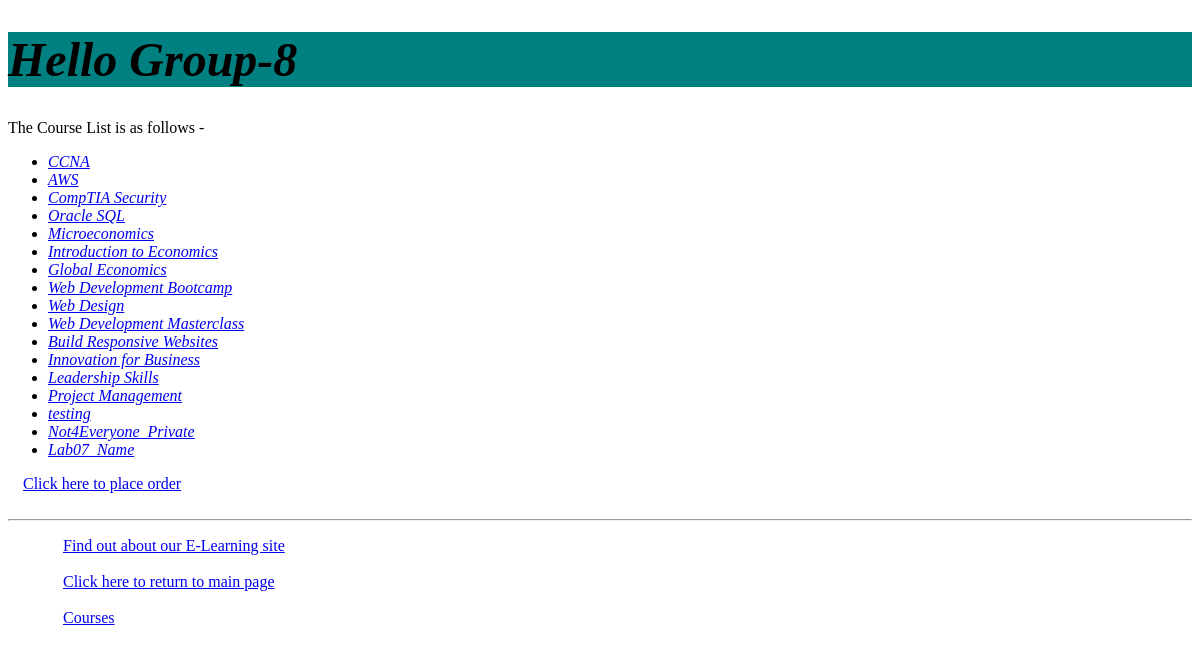
/myapp/courses/, run on the app's committed database.
### myapp/models.py (models this page shows, shortened)
class Course(models.Model):
    topic = models.ForeignKey(Topic, related_name='courses', on_delete=models.CASCADE)
    name = models.CharField(max_length=200)
    price = models.DecimalField(max_digits=10, decimal_places=2)
    for_everyone = models.BooleanField(default=True)
    description = models.TextField(max_length=300, null=True, blank=True)
    interested = models.PositiveIntegerField(default=0)
    stages = models.PositiveIntegerField(default=3)

### myapp/views.py (the view)
# urls.py: path(r'courses/', views.courses),
def courses(request):
    courlist = Course.objects.all().order_by('id')
    return render(request, 'myapp/courses.html', {'courlist': courlist})

### myapp/templates/myapp/courses.html
{% extends 'myapp/base.html' %}
{% block body_block %}
<p>The Course List is as follows - </p>
<ul>
    {% for item in courlist %}
        <li><i><a href={% url 'myapp:index' %}courses/{{ item.id }}> {{ item.name}}</a></i> </li>
    {% endfor %}
</ul>
    <li class="hbar1"><a href="{% url 'myapp:index' %}place_order">Click here to place order</a><br /></li>
{% endblock %}

### myapp/static/myapp/style.css (style rules this page uses)
.hbar1 { display: inline; margin: 15px; }

### data on the page
Course: name "CCNA"
Course: name "AWS"
Course: name "CompTIA Security"
Course: name "Oracle SQL"
Course: name "Microeconomics"
Course: name "Introduction to Economics"
Course: name "Global Economics"
Course: name "Web Development Bootcamp"
Course: name "Web Design"
Course: name "Web Development Masterclass"
Course: name "Build Responsive Websites"
Course: name "Innovation for Business"
Course: name "Leadership Skills"
Course: name "Project Management"
Course: name "testing"
Course: name "Not4Everyone_Private"
Course: name "Lab07_Name"
